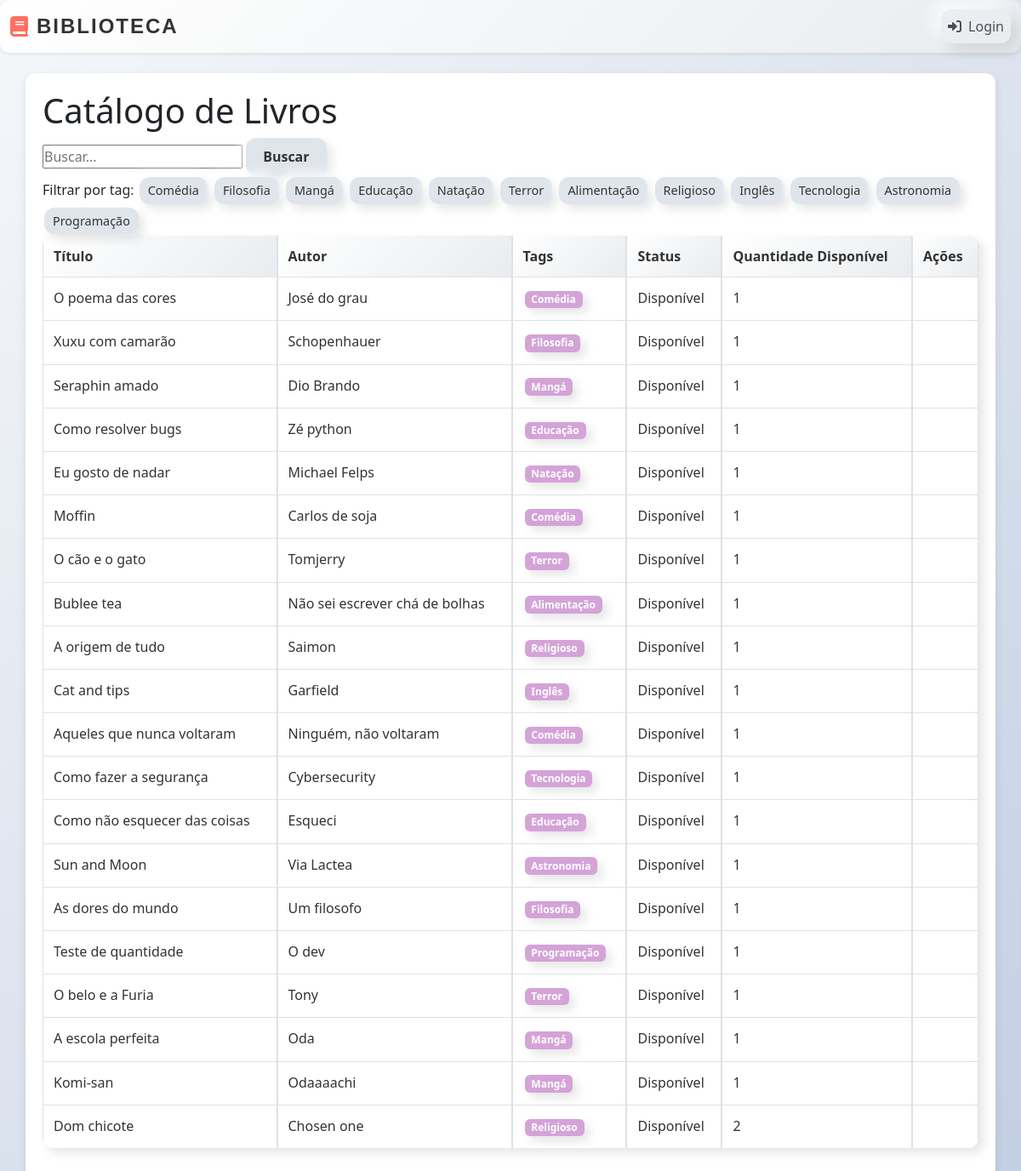
Before: / with the older database file.
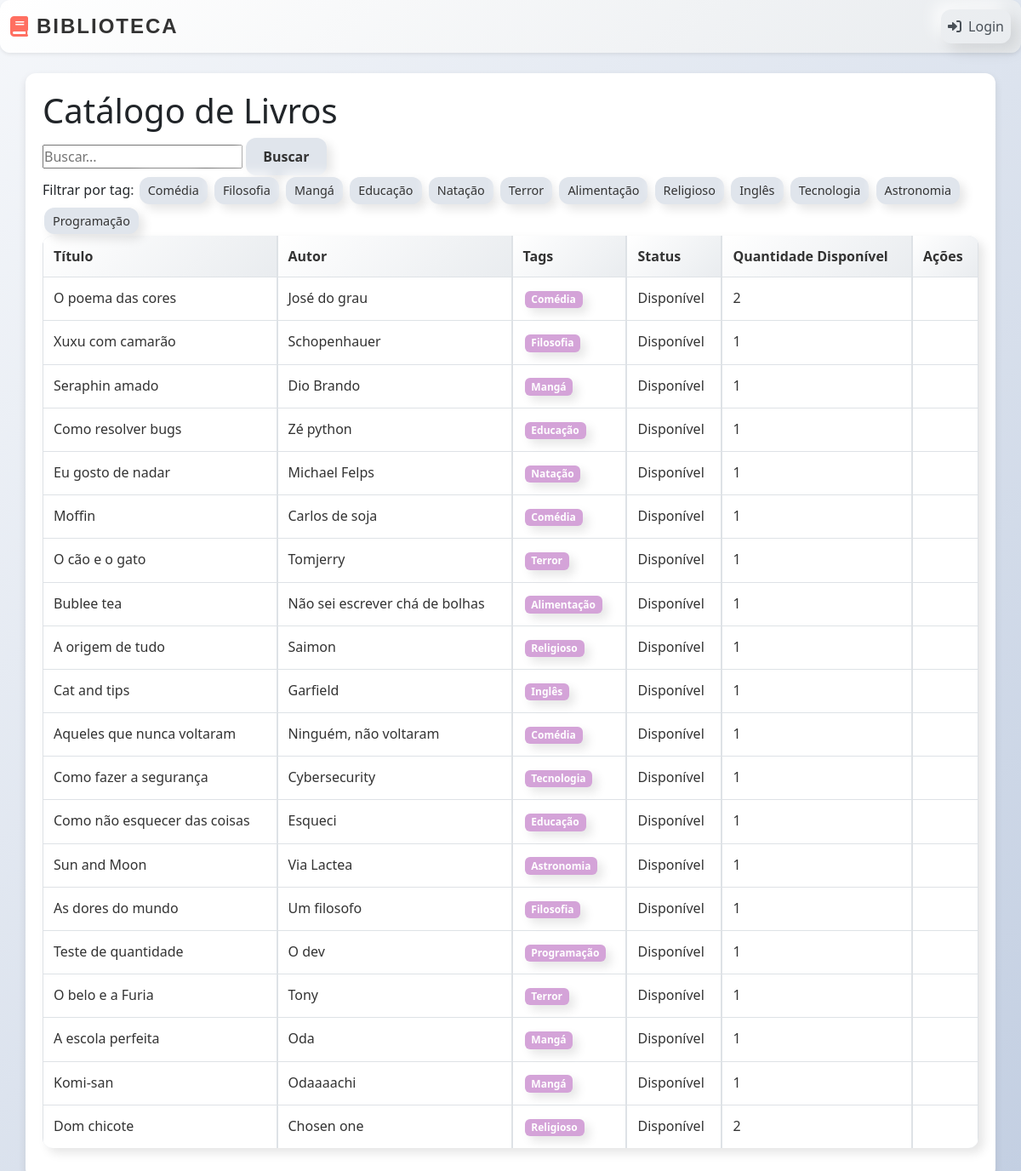
After: the same page with the newer database file.
### livros/models.py (models this page shows, shortened)
class Book(models.Model):
    title = models.CharField(max_length=255)
    author = models.CharField(max_length=255)
    available = models.BooleanField(default=True)  # Indica se o livro está disponível no geral
    quantity = models.PositiveIntegerField(default=1)  # Quantidade total de cópias
    available_quantity = models.PositiveIntegerField(default=1)  # Cópias disponíveis atualmente
    tags = models.ManyToManyField('Tag', blank=True)

### livros/views.py (the view)
# urls.py: path('', views.index, name='index'),
def index(request):
    query = request.GET.get('search', '')
    tag_filter = request.GET.get('tag', '')
    books = Book.objects.all()
    if query:
        books = books.filter(title__icontains=query)
    if tag_filter:
        books = books.filter(tags__name=tag_filter)
    tags = Tag.objects.all()
    return render(request, 'livros/index.html', {'books': books, 'tags': tags, 'query': query, 'tag_filter': tag_filter})

### livros/templates/livros/index.html (shortened to what this page needs)
{% extends "livros/base.html" %}
{% block content %}
<h1>Catálogo de Livros</h1>
<form method="get">
  <input type="text" name="search" placeholder="Buscar..." value="{{ query }}">
  <button type="submit" class="button-neumorphic">Buscar</button>
</form>
Filtrar por tag:
{% for tag in tags %}
  <a href="?tag={{ tag.name }}" class="tag-link">{{ tag.name }}</a>
{% endfor %}
<table class="table table-bordered">
  <thead>
    <tr>
      <th>Título</th>
      <th>Autor</th>
      <th>Tags</th>
      <th>Status</th>
      <th>Quantidade Disponível</th>
      <th>Ações</th>
    </tr>
  </thead>
  <tbody>
    {% for book in books %}
    <tr>
      <td>{{ book.title }}</td>
      <td>{{ book.author }}</td>
      <td>
        {% for tag in book.tags.all %}
          <span class="badge">{{ tag.name }}</span>
        {% endfor %}
      </td>
      <td>
        {% if book.available_quantity > 0 %}
          Disponível
        {% else %}
          Indisponível
        {% endif %}
      </td>
      <td>{{ book.available_quantity }}</td>
      <td>
      </td>
    </tr>
    {% endfor %}
  </tbody>
</table>
{% endblock %}

Changed rows visible on the page:
changed Book "O poema das cores": available_quantity "1" → "2"
